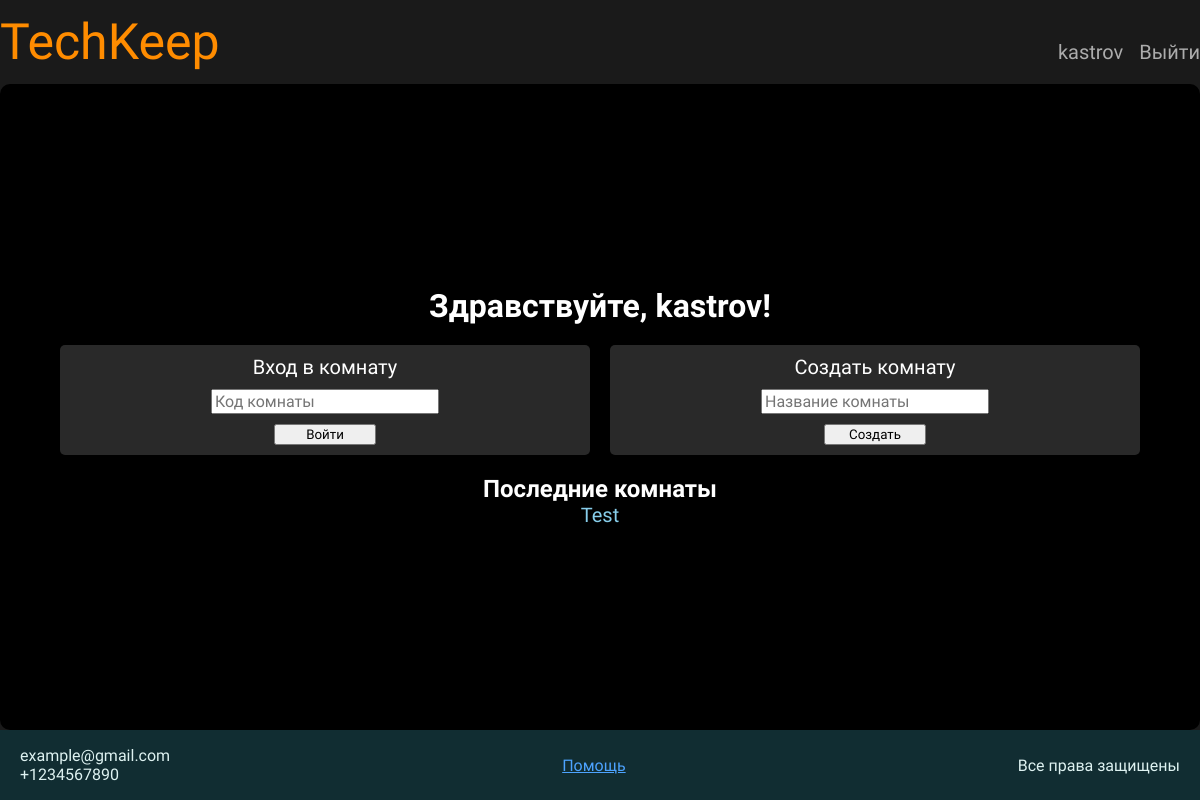
The app's page / (signed in), older data.
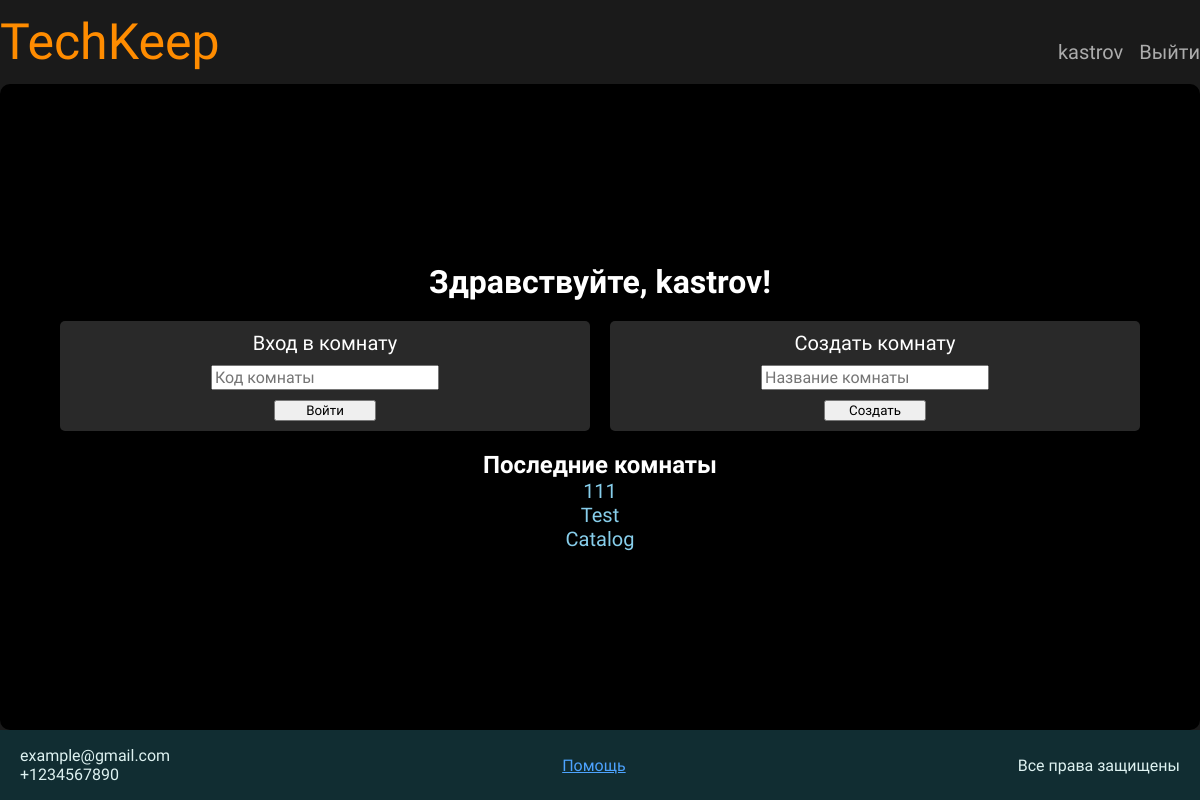
The same page, newer data.
### TechKeep/models.py (models this page shows, shortened)
class Room(models.Model):
    name = models.CharField(max_length=32, unique=True)
    code = models.CharField(max_length=6, unique=True)
    users = models.ManyToManyField(settings.AUTH_USER_MODEL, related_name='rooms', blank=True)

### TechKeep/views.py (the view)
# urls.py: path("", views.index, name='index'),
def index(request):
    if (request.user.is_authenticated == True):
        rooms = request.user.rooms.all()
        return render(request, "index.html", {
            "rooms": rooms
        })
    return render(request, "index.html")

### TechKeep/templates/index.html (shortened to what this page needs)
{% extends 'h_f.html' %}
{% load static %}
{% block content %}
    <main class="index_main">
        {% if user.is_authenticated %}
            <h1>Здравствуйте, {{ user.username }}!</h1>
        {% endif %}
        <div class="room_blocks">
            <form method="post" action="{% url 'connect_room' %}" class="room_div">
                <p>Вход в комнату</p>
                <input class="room_input" id="con_room_code" type="text" placeholder="Код комнаты" maxlength="6" name="code">
                <button class="room_button" id="connect_button" type="submit">Войти</button>
            </form>
            <form method="post" action="{% url 'create_room' %}" class="room_div">
                <p>Создать комнату</p>
                <input class="room_input" id="cre_room_code" type="text" placeholder="Название комнаты" maxlength="32" name="name">
                <button class="room_button" id="create_button" type="submit">Создать</button>
            </form>
        </div>
        <div class="latest_rooms_div">
            <h2>Последние комнаты</h2>
            <div class="latest_rooms">
                {% for room in rooms %}
                    <a href="{% url 'catalog' room_id=room.id %}" class="latest_room">
                        {{ room.name }}
                    </a>
                {% endfor %}
            </div>
        </div>
    </main>
{% endblock %}

Row changes from the older to the newer data that the page shows:
now on this page (row unchanged): Room: name "111"
added Room: name "Catalog"
